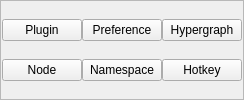
         <widget class="QFrame" name="frame_7">
          <property name="frameShape">
           <enum>QFrame::StyledPanel</enum>
          </property>
          <property name="frameShadow">
           <enum>QFrame::Raised</enum>
          </property>
          <layout class="QGridLayout" name="gridLayout_16">
           <property name="leftMargin">
            <number>1</number>
           </property>
           <property name="topMargin">
            <number>1</number>
           </property>
           <property name="rightMargin">
            <number>1</number>
           </property>
           <property name="bottomMargin">
            <number>1</number>
           </property>
           <property name="horizontalSpacing">
            <number>0</number>
           </property>
           <property name="verticalSpacing">
            <number>1</number>
           </property>
           <item row="0" column="2">
            <widget class="QPushButton" name="pushButton_62">
             <property name="text">
              <string>Hypergraph</string>
             </property>
            </widget>
           </item>
           <item row="0" column="0">
            <widget class="QPushButton" name="pushButton_58">
             <property name="text">
              <string>Plugin</string>
             </property>
            </widget>
           </item>
           <item row="1" column="1">
            <widget class="QPushButton" name="pushButton_64">
             <property name="text">
              <string>Namespace</string>
             </property>
            </widget>
           </item>
           <item row="0" column="1">
            <widget class="QPushButton" name="pushButton_61">
             <property name="text">
              <string>Preference</string>
             </property>
            </widget>
           </item>
           <item row="1" column="0">
            <widget class="QPushButton" name="pushButton_63">
             <property name="text">
              <string>Node</string>
             </property>
            </widget>
           </item>
           <item row="1" column="2">
            <widget class="QPushButton" name="pushButton_65">
             <property name="text">
              <string>Hotkey</string>
             </property>
            </widget>
           </item>
          </layout>
         </widget>
